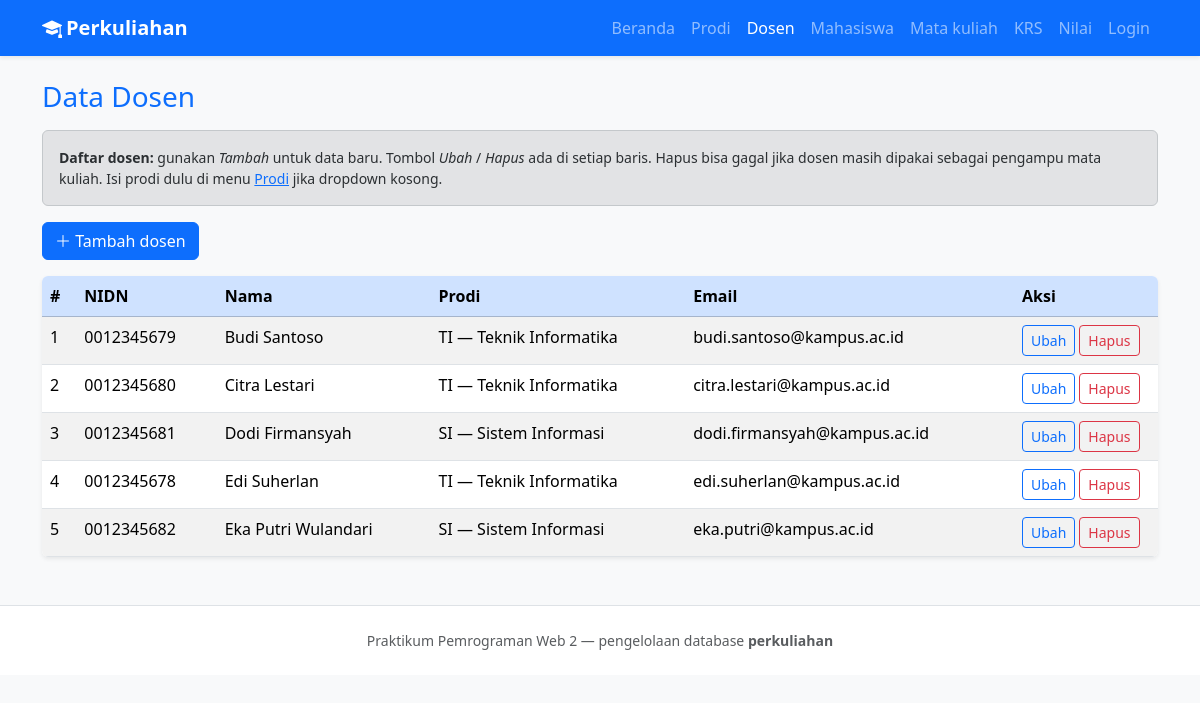
Screenshot of /dosen.php with the database file from the repository.
### tables this page shows
CREATE TABLE dosen (
  id_dosen INT UNSIGNED NOT NULL AUTO_INCREMENT,
  nidn VARCHAR(20) NOT NULL,
  nama VARCHAR(120) NOT NULL,
  email VARCHAR(120) DEFAULT NULL,
  id_prodi INT UNSIGNED NOT NULL,
  created_at TIMESTAMP NOT NULL DEFAULT CURRENT_TIMESTAMP,
  PRIMARY KEY (id_dosen),
  UNIQUE KEY uq_dosen_nidn (nidn),
  KEY idx_dosen_prodi (id_prodi),
  CONSTRAINT fk_dosen_prodi
    FOREIGN KEY (id_prodi) REFERENCES prodi (id_prodi)
    ON UPDATE CASCADE ON DELETE RESTRICT
);

CREATE TABLE prodi (
  id_prodi INT UNSIGNED NOT NULL AUTO_INCREMENT,
  kode_prodi VARCHAR(20) NOT NULL,
  nama_prodi VARCHAR(160) NOT NULL,
  created_at TIMESTAMP NOT NULL DEFAULT CURRENT_TIMESTAMP,
  PRIMARY KEY (id_prodi),
  UNIQUE KEY uq_prodi_kode (kode_prodi)
);

### includes/fungsi.php (called while the page is built, shortened)
<?php
function h(?string $teks): string
{
    return htmlspecialchars((string) $teks, ENT_QUOTES, 'UTF-8');
}

### dosen.php (the view, shortened to what this page needs)
<?php
require_once __DIR__ . '/config/database.php';
require_once __DIR__ . '/includes/fungsi.php';
$aksiGet = $_GET['aksi'] ?? 'daftar';
$barisEdit = null;
$prodiPilihan = $pdo->query('SELECT id_prodi, kode_prodi, nama_prodi FROM prodi ORDER BY kode_prodi ASC')->fetchAll(PDO::FETCH_ASSOC);
$daftarDosen = $pdo->query(
    'SELECT d.*, p.kode_prodi, p.nama_prodi
     FROM dosen d
     INNER JOIN prodi p ON p.id_prodi = d.id_prodi
     ORDER BY d.nama ASC'
)->fetchAll(PDO::FETCH_ASSOC);
require_once __DIR__ . '/includes/header.php';
?>
<?php
if ($aksiGet === 'tambah' || ($aksiGet === 'ubah' && $barisEdit)) :
    ?>
    <div class="alert alert-info small" role="note">
        <strong>Petunjuk:</strong> Isi NIDN (unik), nama lengkap, program studi, dan email jika ada. Setelah klik simpan, Anda akan kembali ke daftar
        dengan notifikasi sukses/gagal.
    </div>
    <div class="card shadow-sm border-0">
        <div class="card-body">
            <form method="post" class="row g-3" action="dosen.php">
                <input type="hidden" name="aksi" value="<?= $aksiGet === 'tambah' ? 'simpan_tambah' : 'simpan_ubah' ?>">
                <?php if ($aksiGet === 'ubah' && $barisEdit) : ?>
                    <input type="hidden" name="id_dosen" value="<?= (int) $barisEdit['id_dosen'] ?>">
                <?php endif; ?>
                <div class="col-md-4">
                    <label class="form-label" for="nidn">NIDN</label>
                    <input class="form-control" id="nidn" name="nidn" required maxlength="20"
                           value="<?= $barisEdit ? h((string) $barisEdit['nidn']) : '' ?>">
                </div>
                <div class="col-md-8">
                    <label class="form-label" for="nama">Nama lengkap</label>
                    <input class="form-control" id="nama" name="nama" required maxlength="120"
                           value="<?= $barisEdit ? h((string) $barisEdit['nama']) : '' ?>">
                </div>
                <div class="col-12">
                    <label class="form-label" for="id_prodi">Program studi</label>
                    <select class="form-select" id="id_prodi" name="id_prodi" required <?= $prodiPilihan === [] ? 'disabled' : '' ?>>
                        <option value="">— pilih prodi —</option>
                        <?php foreach ($prodiPilihan as $p) : ?>
                            <?php $sel = $barisEdit && (int) $barisEdit['id_prodi'] === (int) $p['id_prodi'] ? ' selected' : ''; ?>
                            <option value="<?= (int) $p['id_prodi'] ?>"<?= $sel ?>><?= h((string) $p['kode_prodi']) ?> — <?= h((string) $p['nama_prodi']) ?></option>
                        <?php endforeach; ?>
                    </select>
                </div>
                <div class="col-12">
                    <label class="form-label" for="email">Email (opsional)</label>
                    <input class="form-control" id="email" name="email" type="email" maxlength="120"
                           value="<?= $barisEdit ? h((string) ($barisEdit['email'] ?? '')) : '' ?>">
                </div>
                <div class="col-12 d-flex gap-2">
                    <button type="submit" class="btn btn-primary" <?= $prodiPilihan === [] ? 'disabled' : '' ?>>Simpan</button>
                    <a class="btn btn-outline-secondary" href="dosen.php">Batal</a>
                </div>
            </form>
        </div>
    </div>
<?php else : ?>
    <div class="alert alert-secondary small" role="note">
        <strong>Daftar dosen:</strong> gunakan <em>Tambah</em> untuk data baru. Tombol <em>Ubah</em> / <em>Hapus</em> ada di setiap baris.
        Hapus bisa gagal jika dosen masih dipakai sebagai pengampu mata kuliah. Isi prodi dulu di menu <a href="prodi.php">Prodi</a> jika dropdown kosong.
    </div>
    <p><a class="btn btn-primary" href="dosen.php?aksi=tambah"><i class="bi bi-plus-lg"></i> Tambah dosen</a></p>
    <div class="table-responsive card border-0 shadow-sm">
        <table class="table table-striped table-hover mb-0">
            <thead class="table-primary">
            <tr>
                <th scope="col">#</th>
                <th scope="col">NIDN</th>
                <th scope="col">Nama</th>
                <th scope="col">Prodi</th>
                <th scope="col">Email</th>
                <th scope="col" style="width: 9rem">Aksi</th>
            </tr>
            </thead>
            <tbody>
            <?php if ($daftarDosen === []) : ?>
                <tr><td colspan="6" class="text-center text-muted py-4">Belum ada data dosen.</td></tr>
            <?php else : ?>
                <?php
                foreach ($daftarDosen as $i => $r) :
                    ?>
                    <tr>
                        <td><?= $i + 1 ?></td>
                        <td><?= h((string) $r['nidn']) ?></td>
                        <td><?= h((string) $r['nama']) ?></td>
                        <td><?= h((string) $r['kode_prodi']) ?> — <?= h((string) $r['nama_prodi']) ?></td>
                        <td><?= h((string) ($r['email'] ?? '')) ?></td>
                        <td class="d-flex flex-wrap gap-1">
                            <a class="btn btn-sm btn-outline-primary" href="dosen.php?aksi=ubah&id=<?= (int) $r['id_dosen'] ?>">Ubah</a>
                            <form method="post" action="dosen.php" class="d-inline" onsubmit="return confirm('Yakin ingin menghapus dosen ini?');">
                                <button type="submit" class="btn btn-sm btn-outline-danger">Hapus</button>
                            </form>
                        </td>
                    </tr>
                <?php endforeach; ?>
            <?php endif; ?>
            </tbody>
        </table>
    </div>
<?php endif; ?>
<?php
require_once __DIR__ . '/includes/footer.php';
?>

### rows the page displays
dosen: nidn "0012345679", nama "Budi Santoso", id_prodi.kode_prodi "TI", id_prodi.nama_prodi "Teknik Informatika", email "budi.santoso@kampus.ac.id"
dosen: nidn "0012345680", nama "Citra Lestari", id_prodi.kode_prodi "TI", id_prodi.nama_prodi "Teknik Informatika", email "citra.lestari@kampus.ac.id"
dosen: nidn "0012345681", nama "Dodi Firmansyah", id_prodi.kode_prodi "SI", id_prodi.nama_prodi "Sistem Informasi", email "dodi.firmansyah@kampus.ac.id"
dosen: nidn "0012345678", nama "Edi Suherlan", id_prodi.kode_prodi "TI", id_prodi.nama_prodi "Teknik Informatika", email "edi.suherlan@kampus.ac.id"
dosen: nidn "0012345682", nama "Eka Putri Wulandari", id_prodi.kode_prodi "SI", id_prodi.nama_prodi "Sistem Informasi", email "eka.putri@kampus.ac.id"

### other values shown
$judulHalaman "Data Dosen"
